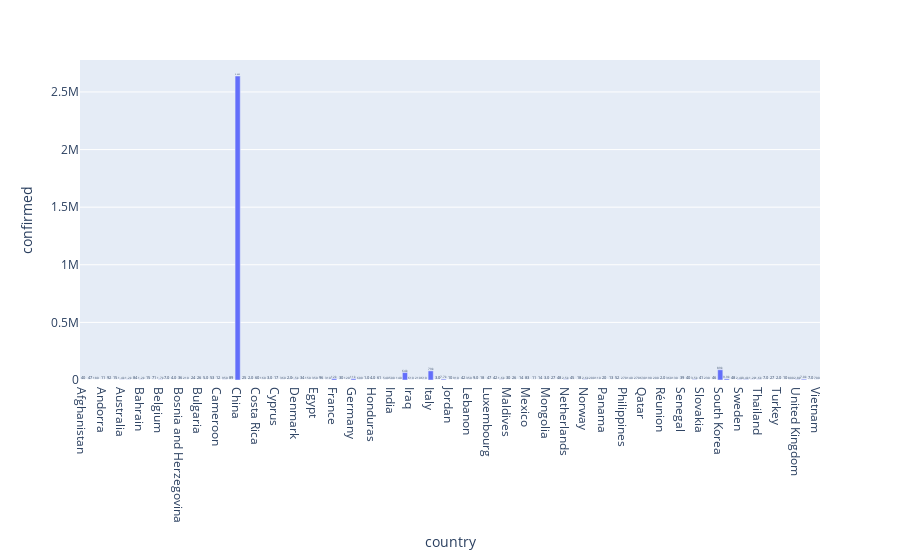

The cell this chart's notebook holds for it:
### Markdown cell above
### Task: Choose and visualize the data using the appropriate chart.

### Code cell
# confirmed of covid-19 per countries
fig_1 = px.bar(df_final, y='confirmed', x='country', text='confirmed')
fig_1.update_traces(texttemplate='%{text:.2s}', textposition='outside')
fig_1.show()

### Figure 1 — Plotly figure (JSON) as saved in the notebook; plotly's stock layout.template omitted (floating-point values rounded to 4 significant figures)
{"data": [{"alignmentgroup": "True", "hovertemplate": "country=%{x}<br>confirmed=%{text}<extra></extra>", "legendgroup": "", "marker": {"color": "#636efa", "pattern": {"shape": ""}}, "name": "", "offsetgroup": "", "orientation": "v", "showlegend": false, "text": [40, 47, 175, 11, 92, 15, 1380, 1241, 84, 1244, 15, 71, 1734, 7, 4, 36, 211, 24, 26, 5, 53, 12, 945, 89, 2638504, 25, 2, 60, 160, 3, 17, 356, 2, 1543, 34, 146, 347, 96, 314, 11993, 30, 119, 10936, 597, 1, 4, 61, 540, 495, 136, 64281, 608, 213, 613, 79286, 3, 7679, 10, 910, 42, 351, 9, 18, 47, 42, 1580, 30, 26, 14, 83, 11, 14, 3, 27, 48, 2470, 45, 18, 2578, 195, 112, 20, 13, 52, 272, 141, 269, 627, 194, 203, 2, 357, 130, 39, 40, 3483, 41, 225, 46, 88693, 9896, 48, 2400, 3353, 1201, 1624, 7, 27, 2, 10, 802, 2842, 6984, 7, 698], "textposition": "outside", "texttemplate": "%{text:.2s}", "type": "bar", "x": ["Afghanistan", "Albania", "Algeria", "Andorra", "Argentina", "Armenia", "Australia", "Austria", "Azerbaijan", "Bahrain", "Bangladesh", "Belarus", "Belgium", "Bhutan", "Bolivia", "Bosnia and Herzegovina", "Brazil", "Brunei", "Bulgaria", "Burkina Faso", "Cambodia", "Cameroon", "Canada", "Chile", "China", "Colombia", "Congo [Republic]", "Costa Rica", "Croatia", "Cuba", "Cyprus", "Czech Republic", "Côte d'Ivoire", "Denmark", "Dominican Republic", "Ecuador", "Egypt", "Estonia", "Finland", "France", "French Guiana", "Georgia", "Germany", "Greece", "Guyana", "Honduras", "Hungary", "Iceland", "India", "Indonesia", "Iran", "Iraq", "Ireland", "Israel", "Italy", "Jamaica", "Japan", "Jordan", "Kuwait", "Latvia", "Lebanon", "Liechtenstein", "Lithuania", "Luxembourg", "Macedonia [FYROM]", "Malaysia", "Maldives", "Malta", "Martinique", "Mexico", "Moldova", "Monaco", "Mongolia", "Morocco", "Nepal", "Netherlands", "New Zealand", "Nigeria", "Norway", "Oman", "Pakistan", "Panama", "Paraguay", "Peru", "Philippines", "Poland", "Portugal", "Qatar", "Romania", "Russia", "Réunion", "San Marino", "Saudi Arabia", "Senegal", "Serbia", "Singapore", "Slovakia", "Slovenia", "South Africa", "South Korea", "Spain", "Sri Lanka", "Sweden", "Switzerland", "Taiwan", "Thailand", "Togo", "Tunisia", "Turkey", "Ukraine", "United Arab Emirates", "United Kingdom", "United States", "Vatican City", "Vietnam"], "xaxis": "x", "y": [40, 47, 175, 11, 92, 15, 1380, 1241, 84, 1244, 15, 71, 1734, 7, 4, 36, 211, 24, 26, 5, 53, 12, 945, 89, 2638504, 25, 2, 60, 160, 3, 17, 356, 2, 1543, 34, 146, 347, 96, 314, 11993, 30, 119, 10936, 597, 1, 4, 61, 540, 495, 136, 64281, 608, 213, 613, 79286, 3, 7679, 10, 910, 42, 351, 9, 18, 47, 42, 1580, 30, 26, 14, 83, 11, 14, 3, 27, 48, 2470, 45, 18, 2578, 195, 112, 20, 13, 52, 272, 141, 269, 627, 194, 203, 2, 357, 130, 39, 40, 3483, 41, 225, 46, 88693, 9896, 48, 2400, 3353, 1201, 1624, 7, 27, 2, 10, 802, 2842, 6984, 7, 698], "yaxis": "y"}], "layout": {"barmode": "relative", "legend": {"tracegroupgap": 0}, "margin": {"t": 60}, "xaxis": {"anchor": "y", "domain": [0, 1], "title": {"text": "country"}}, "yaxis": {"anchor": "x", "domain": [0, 1], "title": {"text": "confirmed"}}}}
